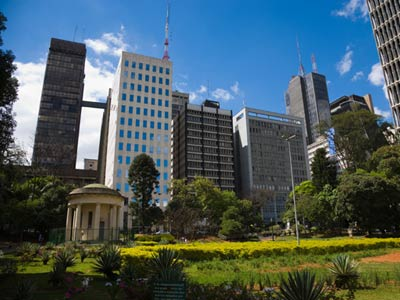
#> input picture Tarea3/Original.png, 400 x 300 px
$ python tarea3.py
#> lines starting #> are read from the running program, lines starting #| are printed output that depends on the picture
#> further down, image is the input picture: shape (300, 400, 3); mean B, G, R 96.3, 92.1, 73.3
import cv2
import numpy as np

# Función para determinar si una función tiene inverso o no
# si b * c - a * d es 0 significa que no tiene inverso, pero
# si no es 0, significa que sí tiene.
def mapeo_inverso_existe(a, b, c, d):
  result = b * c - a * d
  return result != 0

def calcula_tamanno(h, w, a, b, c ,d):
  higherXPositive = 0
  higherXNegative = 0
  higherYPositive = 0
  higherYNegative = 0
  # En esta parte se calcula cuál es el tamaño
  # de la imagen resultante, lo que se hace es
  # sumar el resultado más grande positivo y
  # negativo para poder colocar en la imagen
  # tanto los resultados positivos como negativos
  # en un mismo plano
  for x in range(h):
    for y in range(w):
      num = complex(x, y)
      new =  (a * num + b) / (c * num + d)
      if new.real >= 0:
        if higherXPositive < round(new.real):
          higherXPositive = round(new.real)
      else:
        if higherXNegative < abs(round(new.real)):
          higherXNegative = abs(round(new.real))
      if new.imag >= 0:
        if higherYPositive < round(new.imag):
          higherYPositive = round(new.imag)
      else:
        if higherYNegative < abs(round(new.imag)):
          higherYNegative = abs(round(new.imag))

  return higherXPositive, higherXNegative, higherYPositive, higherYNegative


# Función que representa al mapeo bilineal,
# genera el plano w con la imagen a través del plano z
# de a, b, c y d.
def mapeo_bilineal(image, a, b, c, d):
  # Primero se revisa si el mapeo inverso se puede hacer
#> called with b = 0, c = 0.003
  if not mapeo_inverso_existe(a,b,c,d):
    return image

  (h, w) = image.shape[:2]
#> h = 300; w = 400
  higherXPositive, higherXNegative, higherYPositive, higherYNegative = calcula_tamanno(h, w, a, b, c ,d)
#> higherXPositive = 396; higherXNegative = 0; higherYPositive = 460; higherYNegative = 0
  wResult = np.zeros((higherXPositive + higherXNegative + 1, higherYPositive + higherYNegative + 1, 3), dtype = "uint8")
  # Aquí se genera el plano w, utilizando la
  # fórmula del mapeo bilineal, lo que hace es
  # pintar de azul los puntos que corresponden
  # a un punto del plano z.
  for x in range(h):
    for y in range(w):
      num = complex(x, y)
      new =  (a * num + b) / (c * num + d)
      newX = round(new.real)
      newY = round(new.imag)
      # Cuando el resultado es positivo se le
      # suma el resultado del más grande negativo
      # para que quede abajo de los negativos
      if(newX >= 0):
        newX = newX + higherXNegative
      # Los negativos se convierten a la posición
      # que les corresponde
      else:
        newX = higherXNegative - abs(newX)
      if(newY >= 0):
        newY = newY + higherYNegative
      else:
        newX = higherYNegative - abs(newY)
      wResult[newX][newY] = image[x][y]
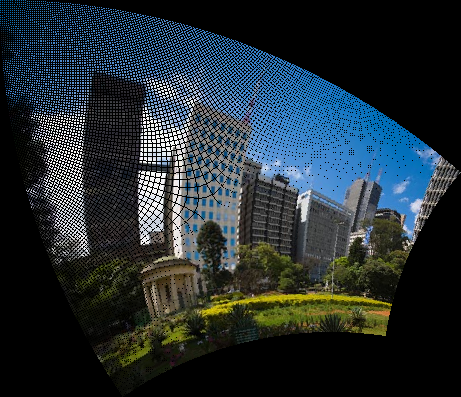
#> wResult: shape (397, 461, 3); mean B, G, R 52.1, 46.8, 36.5
  return wResult

# Función que hace la transformación de la
# imagen usando mapeo inverso.
# Genera el plano w a través del plano z
# representado por una imagen y las constantes
# de a, b, c y d.
def mapeo_inverso(image, a, b, c, d):
  # Primero se revisa si el mapeo inverso se puede hacer
  # debido a que se utiliza
#> called with b = 0, c = 0.003
  if not mapeo_inverso_existe(a,b,c,d):
    return image

  (h, w) = image.shape[:2]
#> h = 300; w = 400
  higherXPositive, higherXNegative, higherYPositive, higherYNegative = calcula_tamanno(h, w, a, b, c ,d)
#> higherXPositive = 396; higherXNegative = 0; higherYPositive = 460; higherYNegative = 0
  h2 = higherXPositive + higherXNegative + 1
#> h2 = 397
  w2 = higherYPositive + higherYNegative + 1
#> w2 = 461
  wResult = np.zeros((h2, w2, 3), dtype = "uint8")

  # Mapeo de los puntos en el plano w
  # tomando los resultados que se obtiene
  # al sacar la inversa
  for x in range(h2):
    for y in range(w2):
      num = complex(x, y)
      inv =  (-d * num + b) / (c * num - a)
      invX = round(inv.real)
      invY = round(inv.imag)
      if invX < h and invY < w and invX >= 0 and invY >= 0:
        wResult[x][y] = image[invX][invY]
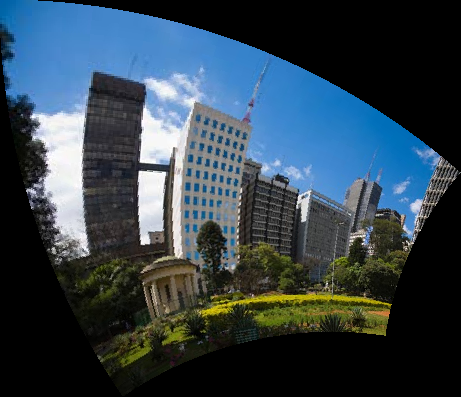
#> wResult: shape (397, 461, 3); mean B, G, R 77.1, 66.4, 50.6

  return wResult

# Función para hacer la interpolación en
# colindacia N, solo se hacen los calculos
# si la N = 4 o N = 8
def interpolacion(image, N):
#> called with N = 4
  (h, w) = image.shape[:2]
#> h = 397
  wResult = np.zeros((h, w, 3), dtype = "uint8")
  # Se crean las matrices para calcular el
  # promedio solo con los valores deseados
  if(N == 4):
    vals = np.array([[0,1,0],[1,0,1],[0,1,0]]) / 4
  elif(N == 8):
    vals = np.array([[1,1,1],[1,0,1],[1,1,1]]) / 8
  for x in range(h):
    for y in range(w):
      mean = 0
      for xVals in range(vals.shape[0]):
        for yVals in range(vals.shape[1]):
          if vals[xVals][yVals] != 0:
            imgX = x+xVals-1
            imgY = y+yVals-1
            # Se ajusta el X y Y de la imagen
            # original para obtener los valores
            # correctos, en este caso los bordes
            # toman el valor que tenga el punto
            # que se revisa actualmente
            if imgX < 0 or imgX >= h-1:
              imgX = x
            if imgY < 0 or imgY >= w-1:
              imgY = y
            mean += vals[xVals][yVals] * image[imgX][imgY]
      wResult[x][y] = mean
  return wResult


image = cv2.imread("Original.png")

# Punto 2 mapeo directo con los valores
# a = 2.1+2.1j; b = 0; c = 0.003; d = 1+1j
imagen2 = mapeo_bilineal(image, 2.1+2.1j, 0, 0.003, 1+1j)
cv2.imwrite("imagen2.png", imagen2)

# Punto 3 mapeo inverso con los valores
# a = 2.1+2.1j; b = 0; c = 0.003; d = 1+1j
imagen3 = mapeo_inverso(image, 2.1+2.1j, 0, 0.003, 1+1j)
cv2.imwrite("imagen3.png", imagen3)

# Punto 4 mapeo inverso e interpolación en
# colindancia N=4
imagen4 = interpolacion(imagen3, 4)
cv2.imwrite("imagen4.png", imagen4)

# Punto 5 mapeo inverso e interpolación en
# colindancia N=8
imagen5 = interpolacion(imagen3, 8)
#> call 2 of interpolacion, with N = 8
#> after the loop in interpolacion (call 2), `for x in range(h):`:
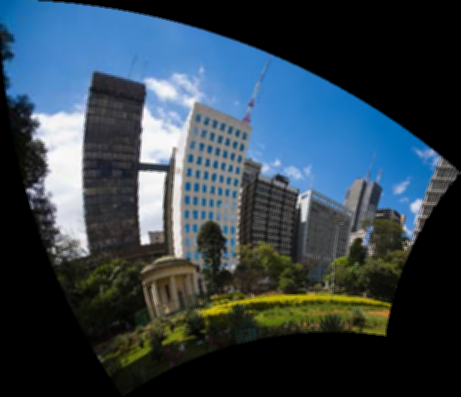
#> wResult: shape (397, 461, 3); mean B, G, R 76.8, 66.1, 50.3
cv2.imwrite("imagen5.png", imagen5)

# Punto 6 imagen2 con filtro gausseano
# máscara 5x5
imagen6 = cv2.GaussianBlur(imagen2,(5,5),0)
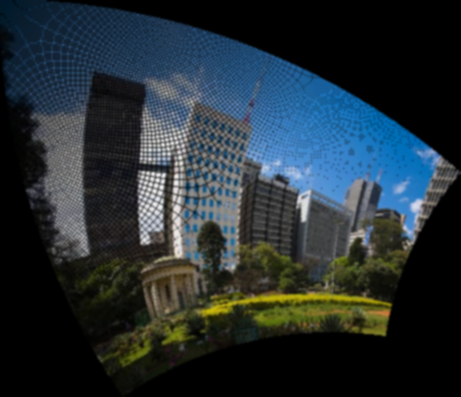
#> imagen6: shape (397, 461, 3); mean B, G, R 52.1, 46.8, 36.5
cv2.imwrite("imagen6.png", imagen6)

# Punto 7 imagen4 con filtro gausseano
# máscara 5x5
imagen7 = cv2.GaussianBlur(imagen4,(5,5),0)
cv2.imwrite("imagen7.png", imagen7)

# Punto 8 imagen5 con filtro gausseano
# máscara 5x5
imagen8 = cv2.GaussianBlur(imagen5,(5,5),0)
cv2.imwrite("imagen8.png", imagen8)
